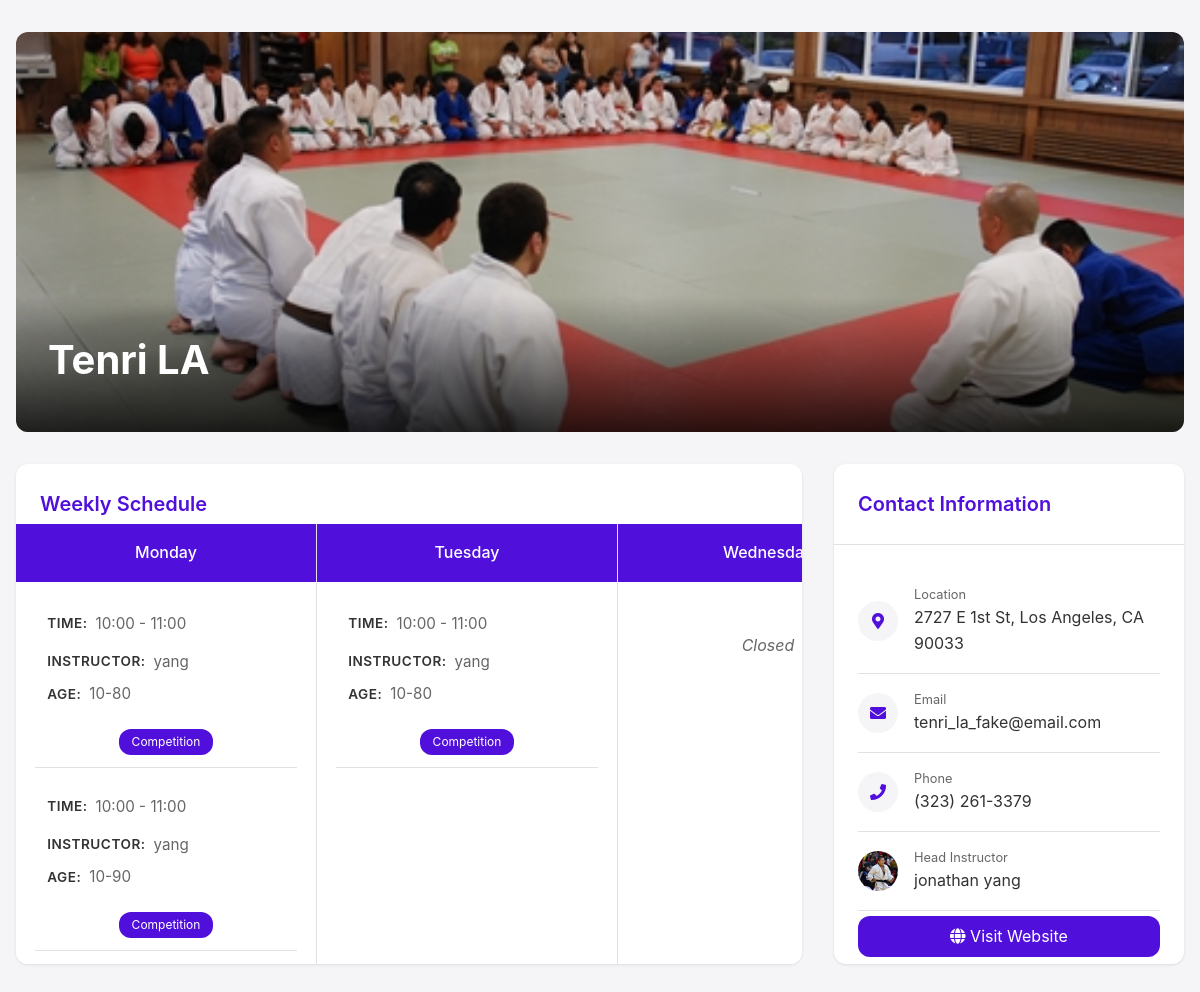
The app's page /dojo_details?dojo_id=1, older data.
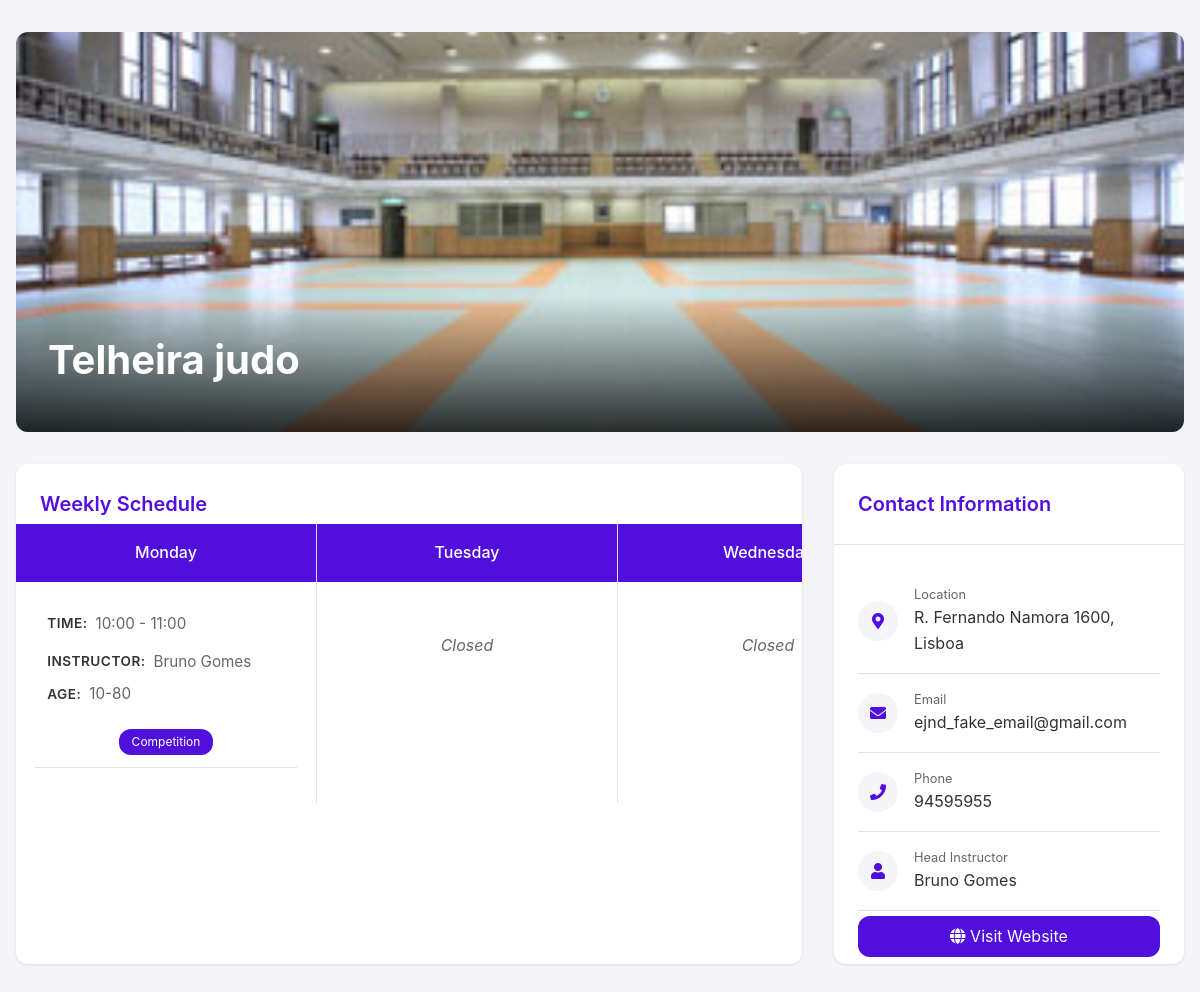
The same page, newer data.
### tables this page shows
CREATE TABLE dojos(
        id INTEGER PRIMARY KEY AUTOINCREMENT,
        name TEXT NOT NULL,
        address TEXT,
        city TEXT,
        website TEXT,
        phone TEXT,
        email TEXT,
        sensei_path TEXT,
        athletes_path TEXT,
        image_path TEXT,
        price_per_month TEXT,
        head_instructor TEXT,
        latitude REAL,
        longitude REAL,
        created_at DATETIME DEFAULT CURRENT_TIMESTAMP
    );

CREATE TABLE schedules (
            id INTEGER PRIMARY KEY AUTOINCREMENT,
            dojo_id INTEGER NOT NULL,
            day_of_week TEXT NOT NULL,
            start_time TIME NOT NULL,
            end_time TIME NOT NULL,
            instructor TEXT,
            competition_only BOOLEAN,
            age_range TEXT,
            FOREIGN KEY (dojo_id) REFERENCES dojos(id) ON DELETE CASCADE
        );

### app.py (the view)
@app.route('/dojo_details',methods=['GET'])
def dojo_details():
    dojo_id = request.args.get('dojo_id')
    schedules = get_schedules_by_dojo_id(dojo_id)
    dojo_details = get_dojo_by_id(dojo_id)
    return render_template('dojo_details.html',dojo_details=dojo_details,schedules=schedules)

### app.py (called while the page is built)
def get_dojo_by_id(dojo_id):
    conn = sqlite3.connect('./DB/dojo_listings.db')
    cursor = conn.cursor()
    cursor.execute('''SELECT name, address, website, email, sensei_path, athletes_path,image_path, phone,price_per_month,head_instructor FROM dojos WHERE id = ?''', (dojo_id,))
    dojo = cursor.fetchone()
    conn.close()
    return dojo

def get_schedules_by_dojo_id(dojo_id):
    conn = sqlite3.connect('./DB/dojo_listings.db')
    cursor = conn.cursor()
    cursor.execute('''SELECT day_of_week, start_time, end_time, instructor, competition_only, age_range FROM schedules WHERE dojo_id = ?''', (dojo_id,))
    schedules = cursor.fetchall()
    conn.close()
    return schedules

### templates/dojo_details.html (shortened to what this page needs)
<!DOCTYPE html>
<html lang="en">
<head>
    <link rel="stylesheet" href="https://cdnjs.cloudflare.com/ajax/libs/font-awesome/5.15.4/css/all.min.css">
</head>
<body>
    <div class="container">
        <div class="hero">
            <img class="hero-image" src="{{dojo_details[6]}}" alt="{{dojo_details[0]}}">
            <div class="hero-overlay">
                <h1 class="dojo-name">{{dojo_details[0]}}</h1>
            </div>
        </div>
        <div class="content">
            <div class="card">
                <div class="card-header">
                    <h2 class="card-title">Weekly Schedule</h2>
                </div>
                <div class="schedule-grid-container">
                    <div class="schedule-grid">
                        {% for day in ['Monday', 'Tuesday', 'Wednesday', 'Thursday', 'Friday', 'Saturday', 'Sunday'] %}
                        <div class="day-column">
                            <div class="day-header">{{day}}</div>
                            <div class="day-content">
                                {% set day_schedule = [] %}
                                {% if day_schedule %}
                                    {% for schedule in day_schedule %}
                                    <div class="class-item">
                                        <div class="class-info">
                                            <div class="class-time">
                                                <span class="label">Time:</span>
                                                <span class="value">{{schedule[1]}} - {{schedule[2]}}</span>
                                            </div>
                                            <div class="instructor-container">
                                                <span class="label">Instructor:</span>
                                                <span class="value">{{schedule[3]}}</span>
                                            </div>
                                            <div class="age-container">
                                                <span class="label">Age:</span>
                                                <span class="value">{{schedule[5]}}</span>
                                            </div>
                                            {% if schedule[4] %}
                                                <div class="competition-wrapper">
                                                    <span class="competition-badge">Competition</span>
                                                </div>
                                            {% endif %}
                                        </div>
                                    </div>
                                    {% endfor %}
                                {% else %}
                                    <div class="closed">Closed</div>
                                {% endif %}
                            </div>
                        </div>
                        {% endfor %}
                    </div>
                </div>
            </div>
            <div class="card">
                <div class="card-header">
                    <h2 class="card-title">Contact Information</h2>
                </div>
                <div class="contact-list">
                    <div class="contact-item">
                        <div class="contact-icon">
                            <i class="fas fa-map-marker-alt"></i>
                        </div>
                        <div class="contact-text">
                            <div class="contact-label">Location</div>
                            <a href="https://www.google.com/maps/search/?api=1&query={{dojo_details[1]|urlencode}}"
                               target="_blank"
                               class="contact-link">
                                {{dojo_details[1]}}
                            </a>
                        </div>
                    </div>
                    <div class="contact-item">
                        <div class="contact-icon">
                            <i class="fas fa-envelope"></i>
                        </div>
                        <div class="contact-text">
                            <div class="contact-label">Email</div>
                            <a href="mailto:{{dojo_details[3]}}" class="contact-link">
                                {{dojo_details[3]}}
                            </a>
                        </div>
                    </div>
                    <div class="contact-item">
                        <div class="contact-icon">
                            <i class="fas fa-phone"></i>
                        </div>
                        <div class="contact-text">
                            <div class="contact-label">Phone</div>
                            {{dojo_details[7]}}
                        </div>
                    </div>
                    <div class="contact-item">
                        <div class="contact-icon">
                            {% if dojo_details[4] %}
                                <img src="{{ dojo_details[4] }}" alt="Head Instructor" style="width: 100%; height: 100%; border-radius: 50%; object-fit: cover;">
                            {% else %}
                                <i class="fas fa-user"></i>
                            {% endif %}
                        </div>
                        <div class="contact-text">
                            <div class="contact-label">Head Instructor</div>
                            {{dojo_details[9]}}
                        </div>
                    </div>
                    <a href="{{dojo_details[2]}}" class="website-btn">
                        <i class="fas fa-globe"></i> Visit Website
                    </a>
                </div>
            </div>
        </div>
    </div>
</body>
</html>

### templates/dojo_details.html (style rules this page uses)
:root { --primary-color: #500FDB; --primary-hover: #3e0cb3; --text-color: #333; --secondary-text: #666; --background: #f5f5f7; --card-bg: #ffffff; --border: #e1e1e1; --shadow: 0 1px 3px rgba(0,0,0,0.1); --radius: 12px; }
* { margin: 0; padding: 0; box-sizing: border-box; }
body { font-family: -apple-system, BlinkMacSystemFont, 'Segoe UI', Roboto, sans-serif; background: var(--background); color: var(--text-color); line-height: 1.6; }
.container { max-width: 1200px; margin: 0 auto; padding: 2rem 1rem; }
.hero { position: relative; height: 400px; border-radius: var(--radius); overflow: hidden; margin-bottom: 2rem; }
.hero-image { width: 100%; height: 100%; object-fit: cover; }
.hero-overlay { position: absolute; bottom: 0; left: 0; right: 0; background: linear-gradient(transparent, rgba(0,0,0,0.8)); padding: 2rem; color: white; }
.dojo-name { font-size: 2.5rem; font-weight: 700; margin-bottom: 0.5rem; }
.content { display: grid; grid-template-columns: 1fr 350px; gap: 2rem; }
.card { background: var(--card-bg); border-radius: var(--radius); box-shadow: var(--shadow); height: 500px; position: relative; overflow: hidden; }
.card-header { padding: 1.5rem; border-bottom: 1px solid var(--border); }
.card-title { font-size: 1.25rem; color: var(--primary-color); font-weight: 600; }
.schedule-grid-container { position: absolute; top: 60px; left: 0; right: 0; bottom: 0; overflow: auto; -webkit-overflow-scrolling: touch; }
.schedule-grid { display: grid; grid-template-columns: repeat(7, 300px); gap: 1px; background: var(--border); min-width: min-content; height: min-content; }
.day-column { background: var(--card-bg); min-width: 300px; }
.day-header { position: sticky; top: 0; z-index: 1; padding: 1rem; text-align: center; background: var(--primary-color); color: white; font-weight: 500; }
.day-content { padding: 1.2rem; min-height: 200px; }
.class-item { margin-bottom: 1rem; padding: 0.75rem; border-bottom: 1px solid var(--border); position: relative; }
.class-info { display: flex; flex-direction: column; gap: 0.5rem; }
.class-time, .class-instructor, .class-age { display: flex; gap: 0.5rem; line-height: 1.4; }
.class-time { display: flex; align-items: center; gap: 0.5rem; margin-bottom: 0.5rem; color: var(--text-color); }
.instructor-container, .age-container { display: flex; align-items: center; gap: 0.5rem; }
.age-container { margin-bottom: 0.4rem; }
.label { font-size: 0.85rem; color: var(--text-color); text-transform: uppercase; letter-spacing: 0.5px; font-weight: 600; }
.value { font-size: 0.95rem; color: var(--secondary-text); font-weight: 400; }
.competition-wrapper { display: flex; justify-content: center; width: 100%; margin-top: 0.5rem; }
.competition-badge { display: inline-flex; align-items: center; background: var(--primary-color); color: white; font-size: 0.75rem; padding: 0.2rem 0.8rem; border-radius: 12px; width: fit-content; }
.closed { color: var(--secondary-text); font-style: italic; text-align: center; padding: 2rem 0; }
.contact-list { padding: 1.5rem; }
.contact-item { display: flex; align-items: center; gap: 1rem; padding: 1rem 0; border-bottom: 1px solid var(--border); }
.contact-icon { width: 40px; height: 40px; background: var(--background); border-radius: 50%; display: flex; align-items: center; justify-content: center; color: var(--primary-color); }
.contact-text { flex: 1; }
.contact-label { font-size: 0.8rem; color: var(--secondary-text); }
.website-btn { display: block; background: var(--primary-color); color: white; text-decoration: none; margin-top: 0.3rem; padding: 0.5rem; text-align: center; border-radius: var(--radius); transition: all 0.3s ease; }
.schedule-grid-container { scrollbar-width: thin; scrollbar-color: var(--primary-color) #F5F5F5; }
.class-time .label { color: var(--text-color); }
.class-time .value { color: var(--secondary-text); }
.contact-link { color: var(--text-color); text-decoration: none; transition: color 0.3s ease; }

Row changes from the older to the newer data that the page shows:
removed schedules: start_time "10:00", end_time "11:00", instructor "yang", age_range "10-90", competition_only "Competition", shown under "Monday"
removed schedules: start_time "10:00", end_time "11:00", instructor "yang", age_range "10-80", competition_only "Competition", shown under "Tuesday"
changed dojos: image_path: a different picture; name "Tenri LA" → "Telheira judo"; address "2727 E 1st St, Los Angeles, CA 90033" → "R. Fernando Namora 1600, Lisboa"; email "tenri_la_fake@email.com" → "ejnd_fake_email@gmail.com"; phone "(323) 261-3379" → "94595955"; head_instructor "jonathan yang" → "Bruno Gomes"; sensei_path: picture removed
changed schedules: instructor "yang" → "Bruno Gomes"
Text that changed along with them:
new list line: "Closed"
